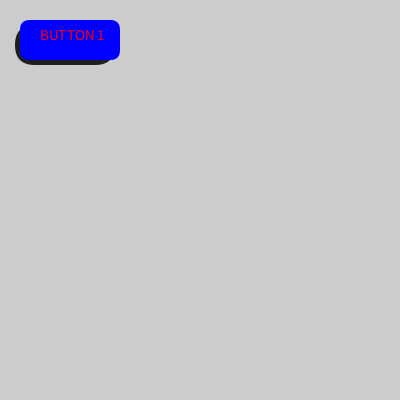
Frame 1 (no input)
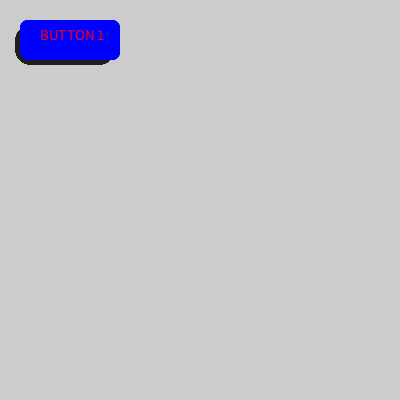
Frame 60 (the mouse pressed at the canvas centre just before this capture)
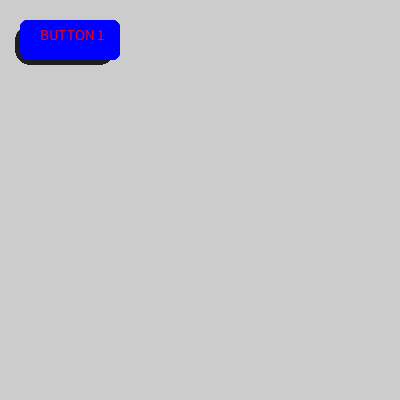
Frame 120 (the mouse held since frame 60 and released just before this capture)

The Processing sketch that drew these frames (run headless with seeded random() and noise(); from frame 60 on, the mouse is pressed at the canvas centre):

// Processing sketch: button_test
// ── button_test.pde
void setup(){
  size(400,400);
}
void draw(){
 button("BUTTON 1","COOL",20,20,100,40);
 //button("BUTTON 2",10,70,120, 40);
//button("Button Test Big 3",10,130,150,40);
println("Y="+mouseY );
println("Y="+mouseX);
}
void button(String bText, String dText, int x,int y,int w,int h){
  noStroke();
  fill(30);
  rect(x-5,y+5,w,h,20);
   textSize(15);
   fill(0,0,255);
   rect(x,y,w,h,10);
   fill(255,0,0);
   text(bText,x+20,y+20);
   if (mouseX>x && mouseX<=x+w && mouseY>=y &&mouseY<=y+h){
     fill(255,0,0);
   text(dText, x+20,y+10);
  
   }
   
}
